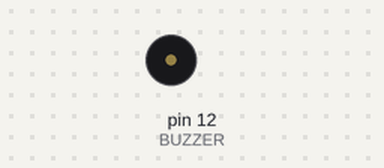
A sketch run on a simulated Arduino Uno, built with avr-gcc and run on an emulated ATmega328P. Shown: buzzer (waves = sounding, pin HIGH).

Above: at 2.1 s.
At 6.9 s:
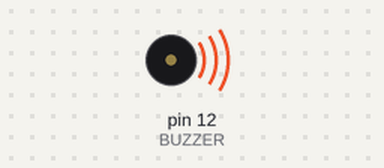
Timing chart, 0 to 7.4 s (numbered marks = the images above):
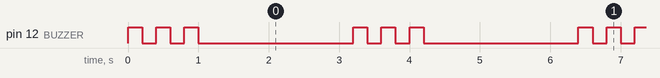

The sketch:

zumbador.ino
```cpp
#define BUZZER 12

void setup() {
  pinMode(BUZZER, OUTPUT);

}

void loop() {
  // Pitar 3 veces
  for (int i = 0;i < 3; i++) {
    digitalWrite(BUZZER, HIGH);
    delay(200);
    digitalWrite(BUZZER, LOW);
    delay(200);
  }

  // Pausa antes de repetir
  delay(2000);
}
```

Measured:
- by itself, pin 12 (BUZZER): repeats every 3.2 s: 2 × (LOW 0.20 s, HIGH 0.20 s), LOW 2.2 s, HIGH 0.20 s
- by itself, everything shown: repeats every 3.2 s, in 6 steps
